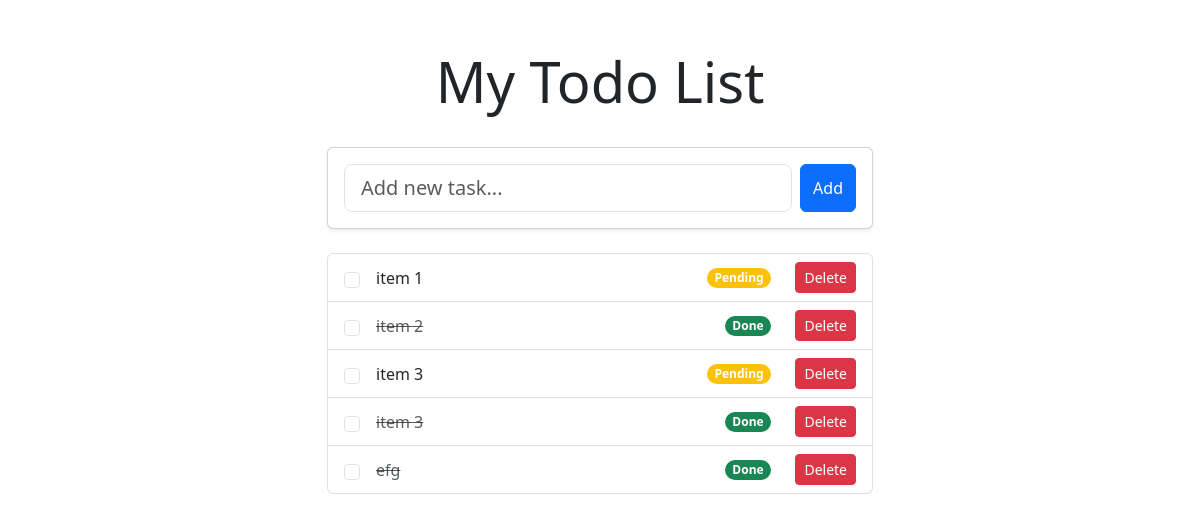
Page /todos/ on the earlier database version.
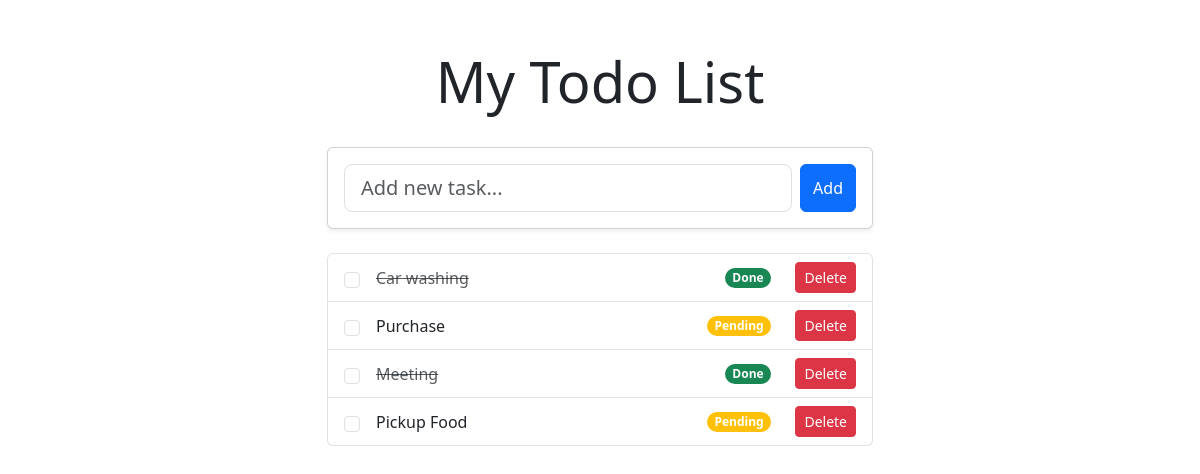
Same page on the later database version.
### myapp/models.py (models this page shows, shortened)
class TodoItem(models.Model):
    title = models.CharField(max_length=200)
    completed = models.BooleanField(default=False)

### myapp/views.py (the view)
# urls.py: path('todos/', views.todos, name='todos'),
def todos(request):
    print('todos function called')
    items = TodoItem.objects.all()
    return render(request, 'todos.html', {'todos': items})

### myapp/templates/todos.html (shortened to what this page needs)
{% extends "base.html" %}
{% block title %} Todo List {% endblock %} {% block content %}
<div class="container py-5">
  <div class="row mb-4">
    <div class="col">
      <h1 class="display-4 text-center">My Todo List</h1>
    </div>
  </div>
  <div class="row justify-content-center mb-4">
    <div class="col-lg-6">
      <div class="card shadow-sm">
        <div class="card-body">
          <form
            class="d-flex gap-2"
            id="add-todo-form"
            onsubmit="addTask(event)"
          >
            <input
              type="text"
              class="form-control form-control-lg"
              placeholder="Add new task..."
              id="new-task"
              required
            />
            <button type="submit" class="btn btn-primary">Add</button>
          </form>
        </div>
      </div>
    </div>
  </div>
  <div class="row justify-content-center">
    <div class="col-lg-6">
      <div class="list-group" id="todo-list">
        {% for item in todos %}
        <div
          class="list-group-item list-group-item-action d-flex align-items-center gap-3"
          data-id="{{ item.id }}"
        >
          <input
            class="form-check-input flex-shrink-0"
            type="checkbox"
            {%
            if
            item.completed
            %}checked{%
            endif
            %}
            onclick="toggleComplete({{ item.id }})"
          />
          <span
            class="{% if item.completed %}text-decoration-line-through text-muted{% endif %} flex-grow-1"
            >{{ item.title }}</span
          >
          <span
            class="badge {% if item.completed %}bg-success{% else %}bg-warning{% endif %} rounded-pill"
          >
            {% if item.completed %}Done{% else %}Pending{% endif %}
          </span>
          <button
            class="btn btn-danger btn-sm ms-2"
            onclick="deleteTask({{ item.id }})"
          >
            Delete
          </button>
        </div>
        {% endfor %}
      </div>
    </div>
  </div>
</div>
{% endblock %}

### myapp/templates/base.html (shortened to what this page needs)
<!DOCTYPE html>
<html lang="en">
  <head>
    <link
      href="https://cdnjs.cloudflare.com/ajax/libs/bootstrap/5.3.2/css/bootstrap.min.css"
      rel="stylesheet"
    />
  </head>
  <body>
    {% block content %}{% endblock %}
  </body>
</html>

Differences in the rows shown:
removed TodoItem: title "item 1", completed "Pending"
removed TodoItem: title "item 2", completed "Done"
removed TodoItem: title "item 3", completed "Pending"
removed TodoItem: title "item 3", completed "Done"
removed TodoItem: title "efg", completed "Done"
added TodoItem: title "Car washing", completed "Done"
added TodoItem: title "Purchase", completed "Pending"
added TodoItem: title "Meeting", completed "Done"
added TodoItem: title "Pickup Food", completed "Pending"
